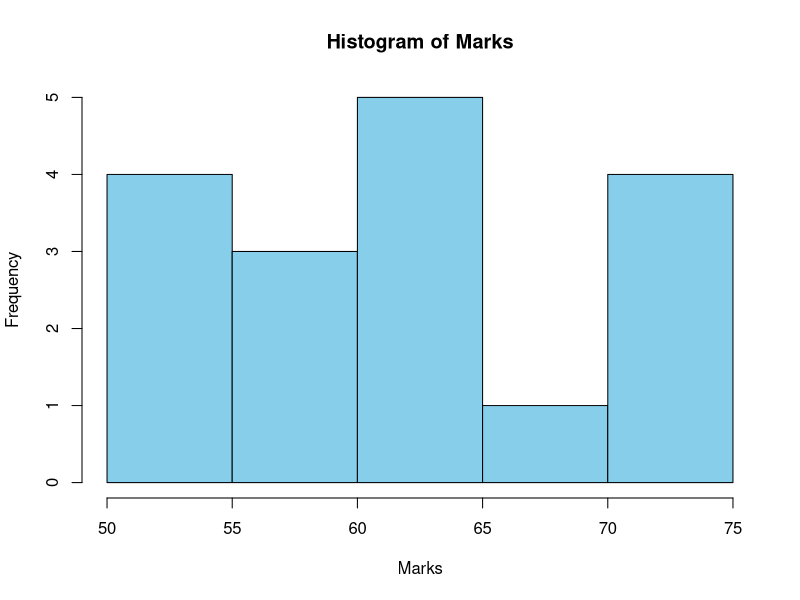

This figure's R source:
marks <- c(55, 60, 71, 63, 55, 65, 50, 55, 58, 59, 61, 63, 65, 67, 71, 72, 75)

bins_eq_freq <- split(sort(marks), cut(seq_along(sort(marks)), 3, labels = FALSE))

print("Equal-Frequency Bins:")
print(bins_eq_freq)

range_marks <- range(marks)
bin_width <- (range_marks[2] - range_marks[1]) / 3
bins_eq_width <- cut(marks, breaks = seq(range_marks[1], range_marks[2], by = bin_width), include.lowest = TRUE)

print("Equal-Width Bins:")
print(split(marks, bins_eq_width))

hist(marks, breaks = 5, col = "skyblue", main = "Histogram of Marks", xlab = "Marks", ylab = "Frequency", border = "black")

speed <- c(78.3, 81.8, 82, 74.2, 83.4, 84.5, 82.9, 77.5, 80.9, 70.6)

iqr_value <- IQR(speed)

std_dev <- sd(speed)

print(paste("Interquartile Range (IQR):", iqr_value))
print(paste("Standard Deviation:", std_dev))
